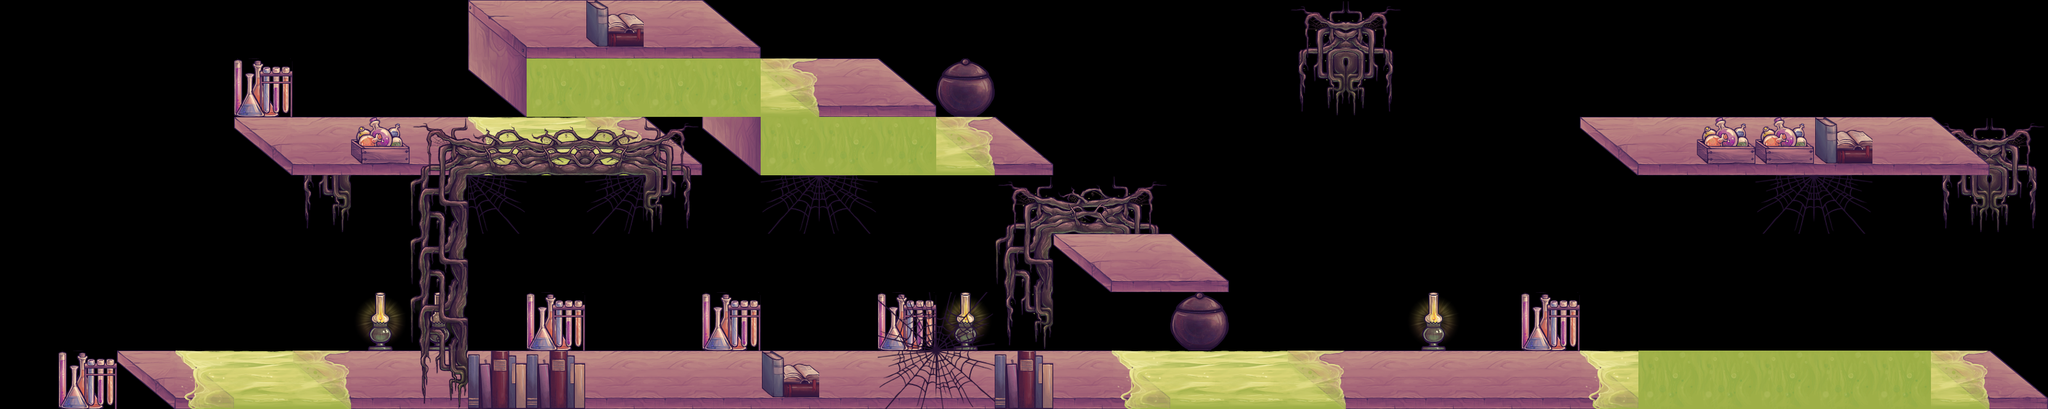

This is a level from a 2D game, rendered from its Tiled map with the project's own tilesets. A one-line summary and the map file follow, with tile-layer data summarised:
An orthogonal 35x7 tile map with 95x95 px tiles, 5 tile layers (background, background 2, platforms, foreground, ...), 2 hidden layers not drawn, 4 tilesets.

<map version="1.0" orientation="orthogonal" renderorder="right-down" width="35" height="7" tilewidth="95" tileheight="95">
 <tileset firstgid="1" name="potions" tilewidth="95" tileheight="95">
  <image source="potions.png" width="380" height="95" />
  <tile id="0">
   <properties>
    <property name="color" value="orange" />
    <property name="type" value="potion" />
   </properties>
  </tile>
  <tile id="1">
   <properties>
    <property name="color" value="green" />
    <property name="type" value="potion" />
   </properties>
  </tile>
  <tile id="2">
   <properties>
    <property name="color" value="blue" />
    <property name="type" value="potion" />
   </properties>
  </tile>
  <tile id="3">
   <properties>
    <property name="color" value="pink" />
    <property name="type" value="potion" />
   </properties>
  </tile>
 </tileset>
 <tileset firstgid="5" name="tiles2" tilewidth="95" tileheight="95">
  <image source="tiles2.png" width="475" height="665" />
  <tile id="30">
   <properties>
    <property name="emitter" value="poison-circles.p" />
    <property name="obstacle" value="deadly" />
   </properties>
  </tile>
  <tile id="31">
   <properties>
    <property name="emitter" value="poison-circles.p" />
    <property name="obstacle" value="deadly" />
   </properties>
  </tile>
  <tile id="32">
   <properties>
    <property name="emitter" value="poison-circles.p" />
    <property name="obstacle" value="deadly" />
   </properties>
  </tile>
  <tile id="33">
   <properties>
    <property name="obstacle" value="deadly" />
   </properties>
  </tile>
 </tileset>
 <tileset firstgid="40" name="enemies" tilewidth="95" tileheight="95">
  <image source="enemies.png" width="190" height="95" />
  <tile id="0">
   <properties>
    <property name="name" value="fly" />
    <property name="type" value="enemy" />
   </properties>
  </tile>
  <tile id="1">
   <properties>
    <property name="name" value="spider" />
    <property name="type" value="enemy" />
   </properties>
  </tile>
 </tileset>
 <tileset firstgid="42" name="ingredients" tilewidth="95" tileheight="95">
  <image source="ingredients.png" width="285" height="95" />
  <tile id="0">
   <properties>
    <property name="name" value="ingredient_sour-1" />
    <property name="type" value="ingredient" />
   </properties>
  </tile>
  <tile id="1">
   <properties>
    <property name="name" value="ingredient_sour-2" />
    <property name="type" value="ingredient" />
   </properties>
  </tile>
  <tile id="2">
   <properties>
    <property name="name" value="ingredient_sour-3" />
    <property name="type" value="ingredient" />
   </properties>
  </tile>
 </tileset>
 <layer name="background" width="35" height="7">
  <data>[245 cells, 28 non-empty, 10 distinct tile ids]</data>
 </layer>
 <layer name="background 2" width="35" height="7">
  <data>[245 cells, 6 non-empty, 5 distinct tile ids]</data>
 </layer>
 <layer name="platforms" width="35" height="7">
  <properties>
   <property name="platforms" value="true" />
   <property name="z-index" value="0" />
  </properties>
  <data>[245 cells, 50 non-empty, 6 distinct tile ids]</data>
 </layer>
 <layer name="foreground" width="35" height="7">
  <properties>
   <property name="z-index" value="60" />
  </properties>
  <data>[245 cells, 31 non-empty, 11 distinct tile ids]</data>
 </layer>
 <layer name="obstacles" width="35" height="7">
  <properties>
   <property name="events" value="true" />
  </properties>
  <data>[245 cells, 11 non-empty, 2 distinct tile ids]</data>
 </layer>
 <layer name="enemies" width="35" height="7" visible="0">
  <properties>
   <property name="events" value="true" />
  </properties>
  <data>[245 cells, 3 non-empty, 2 distinct tile ids]</data>
 </layer>
 <layer name="potions" width="35" height="7" visible="0">
  <properties>
   <property name="events" value="true" />
  </properties>
  <data>[245 cells, 7 non-empty, 6 distinct tile ids]</data>
 </layer>
</map>
